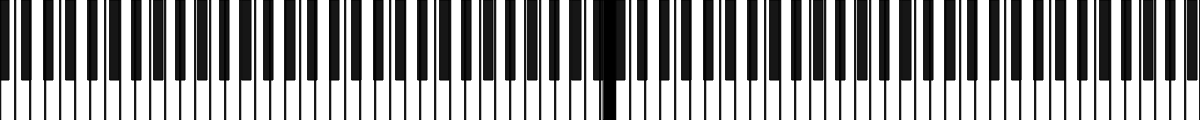
Frame 1 (no input)
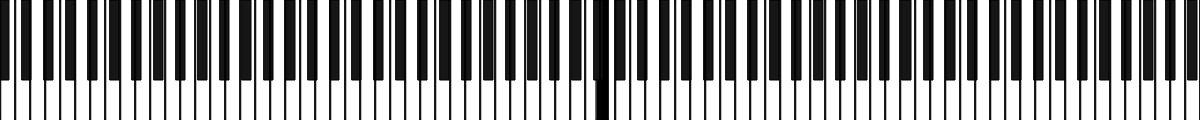
Frame 60 (no input)
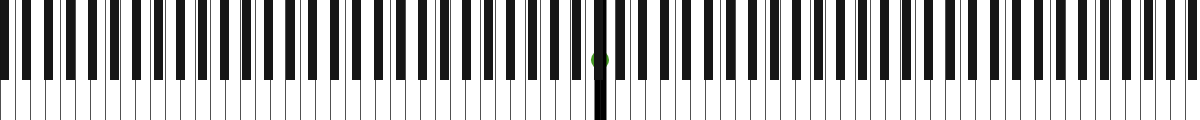
Frame 120 (the mouse pressed at the canvas centre since frame 60)

The p5.js sketch that drew these frames (run headless with seeded random() and noise() and a simulated clock; from frame 60 on, the mouse is pressed at the canvas centre):

// p5.js sketch
// ── sketch.js
let rectX = 10;
let rectY = 0;
let rectWidth = 12;
let rectHeight = 120;

let circles = [];
let particles = [];

function setup() {
  createCanvas(windowWidth, 120);   // full width
  rectX = width / 2;
}

function windowResized() {
  resizeCanvas(windowWidth, 120);
}

function draw() {
  background(255);

  // --- PARTICLES ---
  for (let i = particles.length - 1; i >= 0; i--) {
    let p = particles[i];

    p.x += p.vx;
    p.y += p.vy;
    p.life--;

    let alpha = map(p.life, 0, p.maxLife, 255, 0);
    fill(red(p.col), green(p.col), blue(p.col), alpha);
    noStroke();
    ellipse(p.x, p.y, p.size);

    if (p.life <= 0) particles.splice(i, 1);
  }

  // --- CIRCLES ---
  for (let c of circles) {
    noStroke();
    fill(c.col);
    ellipse(c.x, c.y, c.diameter);
  }

  // --- MOVING BLACK KEY ---
  rectX += random(-8, 8);
  rectX = constrain(rectX, 0, width - rectWidth);

  fill(0);
  rect(rectX, rectY, rectWidth, rectHeight);

  // --- FULL-WIDTH PIANO STRIPES ---
  let thickSpacing = 22;   // space between thick bars
  let thinSpacing  = 15;   // space between thin bars

  // Draw thick bars (wide)
  fill(22);
  for (let x = 0; x <= width; x += thickSpacing) {
    rect(x, 0, 9, 80);
  }

  // Draw thin bars (thin lines)
  for (let x = 0; x <= width; x += thinSpacing) {
    rect(x, 0, 0.75, 120);
  }
}

function mousePressed() {
  for (let i = circles.length - 1; i >= 0; i--) {
    let c = circles[i];
    if (dist(mouseX, mouseY, c.x, c.y) < c.diameter / 2) {
      explode(c.x, c.y, c.col);
      circles.splice(i, 1);
      return;
    }
  }

  circles.push({
    x: mouseX,
    y: mouseY,
    diameter: 15 + random(-3, 8),
    col: color(random(255), random(255), random(255))
  });
}

function explode(x, y, col) {
  let particleCount = 30;
  for (let i = 0; i < particleCount; i++) {
    let angle = random(TWO_PI);
    let speed = random(2, 8);
    let lifeSpan = floor(random(20, 40));

    particles.push({
      x: x,
      y: y,
      vx: cos(angle) * speed,
      vy: sin(angle) * speed,
      size: random(4, 12),
      life: lifeSpan,
      maxLife: lifeSpan,
      col: col
    });
  }
}
